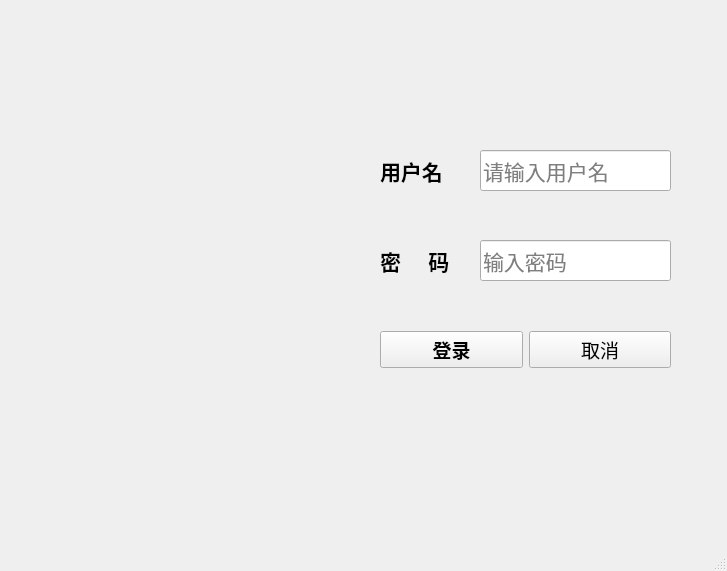
<?xml version="1.0" encoding="UTF-8"?>
<ui version="4.0">
 <class>MainWindow</class>
 <widget class="QMainWindow" name="MainWindow">
  <property name="geometry">
   <rect>
    <x>0</x>
    <y>0</y>
    <width>727</width>
    <height>571</height>
   </rect>
  </property>
  <property name="windowTitle">
   <string>MainWindow</string>
  </property>
  <widget class="QWidget" name="centralwidget">
   <widget class="QWidget" name="layoutWidget">
    <property name="geometry">
     <rect>
      <x>380</x>
      <y>330</y>
      <width>291</width>
      <height>39</height>
     </rect>
    </property>
    <layout class="QHBoxLayout" name="horizontalLayout">
     <item>
      <widget class="QPushButton" name="btn_login">
       <property name="font">
        <font>
         <family>Adobe Arabic</family>
         <pointsize>14</pointsize>
         <weight>75</weight>
         <bold>true</bold>
        </font>
       </property>
       <property name="text">
        <string>登录</string>
       </property>
      </widget>
     </item>
     <item>
      <widget class="QPushButton" name="btn_logout">
       <property name="font">
        <font>
         <pointsize>14</pointsize>
        </font>
       </property>
       <property name="text">
        <string>取消</string>
       </property>
      </widget>
     </item>
    </layout>
   </widget>
   <widget class="QLabel" name="label">
    <property name="geometry">
     <rect>
      <x>380</x>
      <y>150</y>
      <width>91</width>
      <height>41</height>
     </rect>
    </property>
    <property name="font">
     <font>
      <family>Adobe Arabic</family>
      <pointsize>16</pointsize>
      <weight>75</weight>
      <bold>true</bold>
     </font>
    </property>
    <property name="text">
     <string>用户名</string>
    </property>
   </widget>
   <widget class="QLineEdit" name="lineEdit_password">
    <property name="geometry">
     <rect>
      <x>480</x>
      <y>240</y>
      <width>191</width>
      <height>41</height>
     </rect>
    </property>
    <property name="font">
     <font>
      <family>楷体_GB2312</family>
      <pointsize>16</pointsize>
     </font>
    </property>
    <property name="echoMode">
     <enum>QLineEdit::Password</enum>
    </property>
    <property name="placeholderText">
     <string>输入密码</string>
    </property>
   </widget>
   <widget class="QLabel" name="label_2">
    <property name="geometry">
     <rect>
      <x>380</x>
      <y>240</y>
      <width>91</width>
      <height>41</height>
     </rect>
    </property>
    <property name="font">
     <font>
      <family>Adobe Arabic</family>
      <pointsize>16</pointsize>
      <weight>75</weight>
      <bold>true</bold>
     </font>
    </property>
    <property name="text">
     <string>密     码</string>
    </property>
   </widget>
   <widget class="QLineEdit" name="lineEdit_username">
    <property name="geometry">
     <rect>
      <x>480</x>
      <y>150</y>
      <width>191</width>
      <height>41</height>
     </rect>
    </property>
    <property name="font">
     <font>
      <family>楷体_GB2312</family>
      <pointsize>16</pointsize>
     </font>
    </property>
    <property name="contextMenuPolicy">
     <enum>Qt::DefaultContextMenu</enum>
    </property>
    <property name="placeholderText">
     <string>请输入用户名</string>
    </property>
   </widget>
  </widget>
  <widget class="QStatusBar" name="statusbar"/>
 </widget>
 <resources/>
 <connections>
  <connection>
   <sender>btn_logout</sender>
   <signal>clicked()</signal>
   <receiver>MainWindow</receiver>
   <slot>close()</slot>
   <hints>
    <hint type="sourcelabel">
     <x>587</x>
     <y>353</y>
    </hint>
    <hint type="destinationlabel">
     <x>432</x>
     <y>430</y>
    </hint>
   </hints>
  </connection>
 </connections>
</ui>
